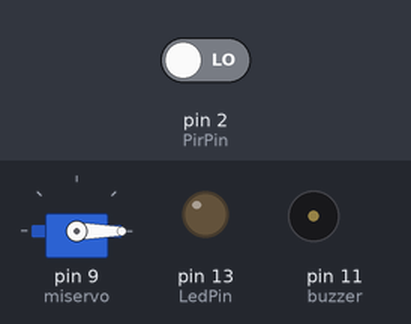
Recording of a sketch running on a simulated Arduino Uno, built with avr-gcc and run on an emulated ATmega328P. Shown: servo, output pins drawn as LEDs (lit = HIGH), buzzer (waves = sounding). Inputs (shaded band) come from the test bench; at power-on: pin 2 (PirPin) LOW.

Above: at 1.2 s.
1.3 s: pin 2 (PirPin) driven HIGH
At 1.7 s:
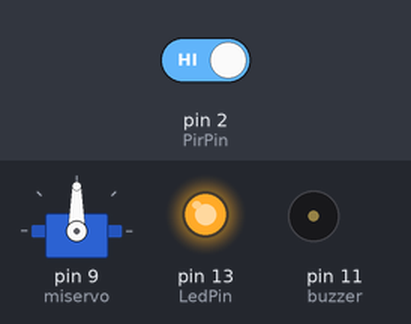
At 2.2 s:
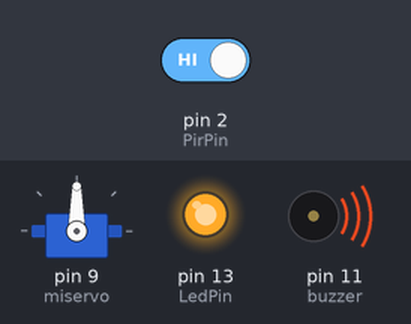
4.3 s: pin 2 (PirPin) driven LOW
At 5.3 s:
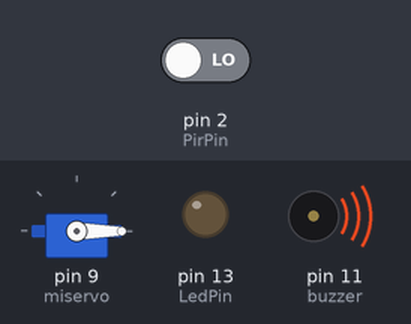
Timing chart, 0 to 7.3 s (numbered marks = the images above; inputs shaded):
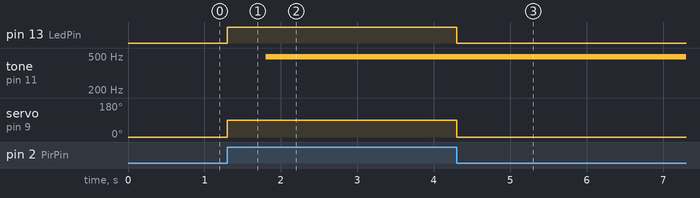

The sketch:

Pir___Led___Servo_y_buzzer.ino
```cpp
const int LedPin = 13;
int buzzer = 11;
const int PirPin = 2;
#include <Servo.h>
Servo miservo;

void setup(){
pinMode(LedPin, OUTPUT);
pinMode(PirPin, INPUT);
pinMode(buzzer, OUTPUT);
miservo.attach(9);
miservo.write(0);
}

void loop(){
int value = digitalRead(PirPin);
if (value == HIGH){
value = LOW;
digitalWrite(LedPin, HIGH);
miservo.write(90);
delay(500);
analogWrite(buzzer, 128);
delay(100);
digitalWrite(LedPin, LOW);
digitalWrite(buzzer, LOW);
miservo.write(0);
}
}
```

Measured:
- after the input at 1.3 s, pin 13 (LedPin): LOW → HIGH at once; tone on pin 11 (buzzer): silent → 490 Hz after 0.50 s; servo on pin 9 (miservo): 0° → 90° at once
- after the input at 4.3 s, pin 13 (LedPin): HIGH → LOW at once; servo on pin 9 (miservo): 90° → 0° at once
